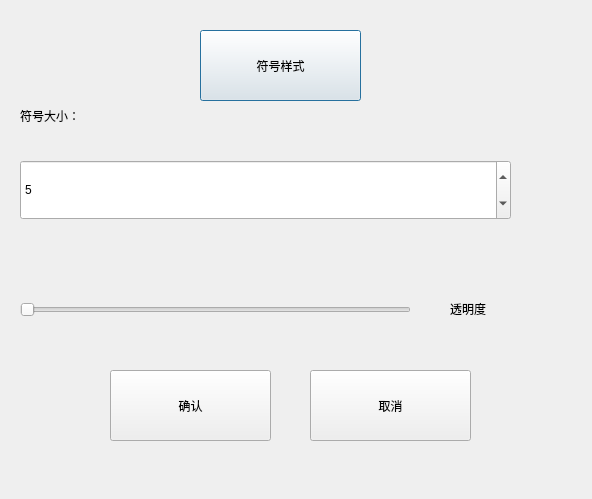
<?xml version="1.0" encoding="UTF-8"?>
<ui version="4.0">
 <class>LayerStyleClass</class>
 <widget class="QDialog" name="LayerStyleClass">
  <property name="geometry">
   <rect>
    <x>0</x>
    <y>0</y>
    <width>592</width>
    <height>499</height>
   </rect>
  </property>
  <property name="minimumSize">
   <size>
    <width>592</width>
    <height>499</height>
   </size>
  </property>
  <property name="maximumSize">
   <size>
    <width>592</width>
    <height>499</height>
   </size>
  </property>
  <property name="windowTitle">
   <string>LayerStyle</string>
  </property>
  <widget class="QPushButton" name="colorButton">
   <property name="geometry">
    <rect>
     <x>200</x>
     <y>30</y>
     <width>161</width>
     <height>71</height>
    </rect>
   </property>
   <property name="text">
    <string>符号样式</string>
   </property>
  </widget>
  <widget class="QLabel" name="sizelabel">
   <property name="geometry">
    <rect>
     <x>20</x>
     <y>90</y>
     <width>141</width>
     <height>51</height>
    </rect>
   </property>
   <property name="text">
    <string>符号大小：</string>
   </property>
  </widget>
  <widget class="QSpinBox" name="sizeSpinBox">
   <property name="geometry">
    <rect>
     <x>20</x>
     <y>160</y>
     <width>491</width>
     <height>60</height>
    </rect>
   </property>
   <property name="minimumSize">
    <size>
     <width>3</width>
     <height>0</height>
    </size>
   </property>
   <property name="minimum">
    <number>1</number>
   </property>
   <property name="value">
    <number>5</number>
   </property>
  </widget>
  <widget class="QLabel" name="opacityLabel">
   <property name="geometry">
    <rect>
     <x>450</x>
     <y>279</y>
     <width>111</width>
     <height>60</height>
    </rect>
   </property>
   <property name="text">
    <string>透明度</string>
   </property>
  </widget>
  <widget class="QSlider" name="opacitySlider">
   <property name="geometry">
    <rect>
     <x>20</x>
     <y>280</y>
     <width>391</width>
     <height>60</height>
    </rect>
   </property>
   <property name="maximum">
    <number>100</number>
   </property>
   <property name="orientation">
    <enum>Qt::Horizontal</enum>
   </property>
  </widget>
  <widget class="QPushButton" name="okButton">
   <property name="geometry">
    <rect>
     <x>110</x>
     <y>370</y>
     <width>161</width>
     <height>71</height>
    </rect>
   </property>
   <property name="text">
    <string>确认</string>
   </property>
  </widget>
  <widget class="QPushButton" name="cancelButton">
   <property name="geometry">
    <rect>
     <x>310</x>
     <y>370</y>
     <width>161</width>
     <height>71</height>
    </rect>
   </property>
   <property name="text">
    <string>取消</string>
   </property>
  </widget>
 </widget>
 <layoutdefault spacing="6" margin="11"/>
 <resources/>
 <connections/>
</ui>
